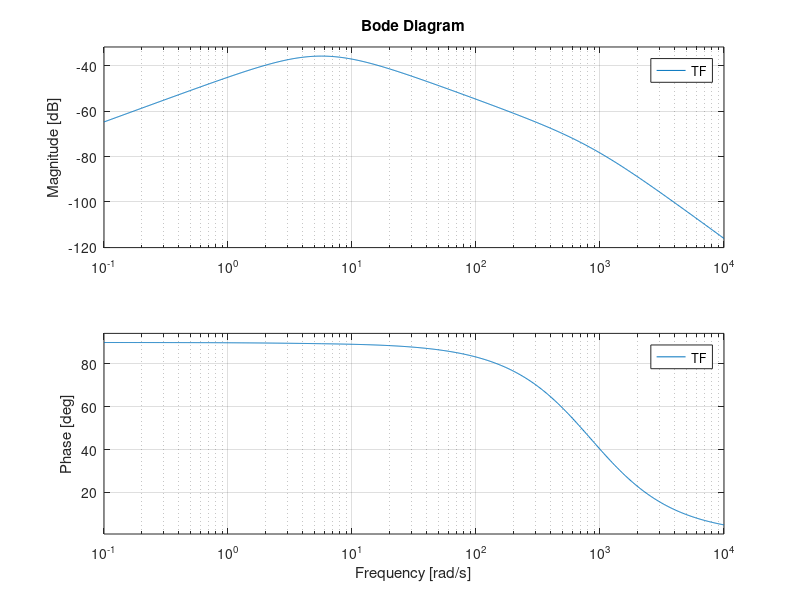

Reproduce this figure in MATLAB.
%% SS system in numeric form

A = [0                  1                0              0;
     0                  -0.7737853734e3 -0.6573516819e1 0.1624949284e2;
     0                  0                0              1;
     0                  0.3313238430e4   0.6307193805e2 -0.6957800702e2;];
 
B = [0              0;
     0.3659795684e2 0.1456681540e3;
     0              0;
    -0.1567072230e3 -0.4874973668e3;];

C_sim = eye(4);

D_sim = zeros(4,2);

s1 = tf('s');

TF = (-0.1567072230e3 * s1 / (s1 + 0.843400171542131261e3) / (s1 + 0.564222967725124569e1) / (s1 - 0.567902075180506838e1));
K_p = -200;
K_i = -500;
K_d = -0.0868;

bode(TF)
